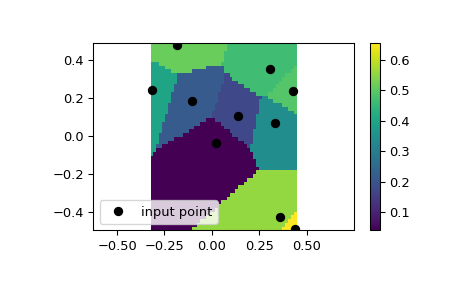

Write the Python code that produced this figure.
# We can interpolate values on a 2D plane:

from scipy.interpolate import NearestNDInterpolator
import matplotlib.pyplot as plt
rng = np.random.default_rng()
x = rng.random(10) - 0.5
y = rng.random(10) - 0.5
z = np.hypot(x, y)
X = np.linspace(min(x), max(x))
Y = np.linspace(min(y), max(y))
X, Y = np.meshgrid(X, Y)  # 2D grid for interpolation
interp = NearestNDInterpolator(list(zip(x, y)), z)
Z = interp(X, Y)
plt.pcolormesh(X, Y, Z, shading='auto')
plt.plot(x, y, "ok", label="input point")
plt.legend()
plt.colorbar()
plt.axis("equal")
plt.show()
